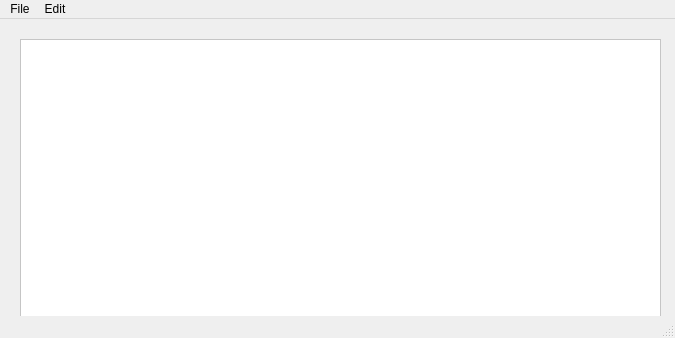
<?xml version="1.0" encoding="UTF-8"?>
<ui version="4.0">
 <class>NotesWindow</class>
 <widget class="QMainWindow" name="NotesWindow">
  <property name="geometry">
   <rect>
    <x>0</x>
    <y>0</y>
    <width>675</width>
    <height>338</height>
   </rect>
  </property>
  <property name="windowTitle">
   <string>Notes</string>
  </property>
  <property name="styleSheet">
   <string notr="true"/>
  </property>
  <widget class="QWidget" name="centralwidget">
   <widget class="QTextEdit" name="textEdit">
    <property name="geometry">
     <rect>
      <x>20</x>
      <y>20</y>
      <width>641</width>
      <height>281</height>
     </rect>
    </property>
    <property name="styleSheet">
     <string notr="true">background-color: #fff;
border-color: rgb(170, 108, 200);</string>
    </property>
    <property name="html">
     <string>&lt;!DOCTYPE HTML PUBLIC &quot;-//W3C//DTD HTML 4.0//EN&quot; &quot;http://www.w3.org/TR/REC-html40/strict.dtd&quot;&gt;
&lt;html&gt;&lt;head&gt;&lt;meta name=&quot;qrichtext&quot; content=&quot;1&quot; /&gt;&lt;style type=&quot;text/css&quot;&gt;
p, li { white-space: pre-wrap; }
&lt;/style&gt;&lt;/head&gt;&lt;body style=&quot; font-family:'MS Shell Dlg 2'; font-size:8.25pt; font-weight:400; font-style:normal;&quot;&gt;
&lt;p style=&quot;-qt-paragraph-type:empty; margin-top:0px; margin-bottom:0px; margin-left:0px; margin-right:0px; -qt-block-indent:0; text-indent:0px;&quot;&gt;&lt;br /&gt;&lt;/p&gt;&lt;/body&gt;&lt;/html&gt;</string>
    </property>
   </widget>
  </widget>
  <widget class="QMenuBar" name="menubar">
   <property name="geometry">
    <rect>
     <x>0</x>
     <y>0</y>
     <width>675</width>
     <height>20</height>
    </rect>
   </property>
   <property name="styleSheet">
    <string notr="true">color: #000;</string>
   </property>
   <widget class="QMenu" name="menuFile">
    <property name="title">
     <string>File</string>
    </property>
    <addaction name="actionNew"/>
    <addaction name="actionOpen"/>
    <addaction name="actionSave"/>
    <addaction name="actionSave_as"/>
   </widget>
   <widget class="QMenu" name="menuEdit">
    <property name="title">
     <string>Edit</string>
    </property>
    <addaction name="actionCut"/>
    <addaction name="actionCopy"/>
    <addaction name="actionPaste"/>
    <addaction name="actionRedo"/>
    <addaction name="actionUndo"/>
   </widget>
   <addaction name="menuFile"/>
   <addaction name="menuEdit"/>
  </widget>
  <widget class="QStatusBar" name="statusbar"/>
  <action name="actionNew">
   <property name="icon">
    <iconset resource="Resouces.qrc">
     <normaloff>:/rec/file16.png</normaloff>:/rec/file16.png</iconset>
   </property>
   <property name="text">
    <string>New</string>
   </property>
  </action>
  <action name="actionOpen">
   <property name="icon">
    <iconset resource="Resouces.qrc">
     <normaloff>:/rec/open16.png</normaloff>:/rec/open16.png</iconset>
   </property>
   <property name="text">
    <string>Open</string>
   </property>
  </action>
  <action name="actionSave">
   <property name="icon">
    <iconset resource="Resouces.qrc">
     <normaloff>:/rec/save16.png</normaloff>:/rec/save16.png</iconset>
   </property>
   <property name="text">
    <string>Save</string>
   </property>
  </action>
  <action name="actionSave_as">
   <property name="icon">
    <iconset resource="Resouces.qrc">
     <normaloff>:/rec/saveas16.png</normaloff>:/rec/saveas16.png</iconset>
   </property>
   <property name="text">
    <string>Save as</string>
   </property>
  </action>
  <action name="actionCut">
   <property name="icon">
    <iconset resource="Resouces.qrc">
     <normaloff>:/rec/cut16.png</normaloff>:/rec/cut16.png</iconset>
   </property>
   <property name="text">
    <string>Cut</string>
   </property>
  </action>
  <action name="actionCopy">
   <property name="icon">
    <iconset resource="Resouces.qrc">
     <normaloff>:/rec/copy16.png</normaloff>:/rec/copy16.png</iconset>
   </property>
   <property name="text">
    <string>Copy</string>
   </property>
  </action>
  <action name="actionPaste">
   <property name="icon">
    <iconset resource="Resouces.qrc">
     <normaloff>:/rec/paste16.png</normaloff>:/rec/paste16.png</iconset>
   </property>
   <property name="text">
    <string>Paste</string>
   </property>
  </action>
  <action name="actionRedo">
   <property name="icon">
    <iconset resource="Resouces.qrc">
     <normaloff>:/rec/redo16.png</normaloff>:/rec/redo16.png</iconset>
   </property>
   <property name="text">
    <string>Redo</string>
   </property>
  </action>
  <action name="actionUndo">
   <property name="icon">
    <iconset resource="Resouces.qrc">
     <normaloff>:/rec/undo16.png</normaloff>:/rec/undo16.png</iconset>
   </property>
   <property name="text">
    <string>Undo</string>
   </property>
  </action>
 </widget>
 <resources>
  <include location="Resouces.qrc"/>
 </resources>
 <connections/>
</ui>
